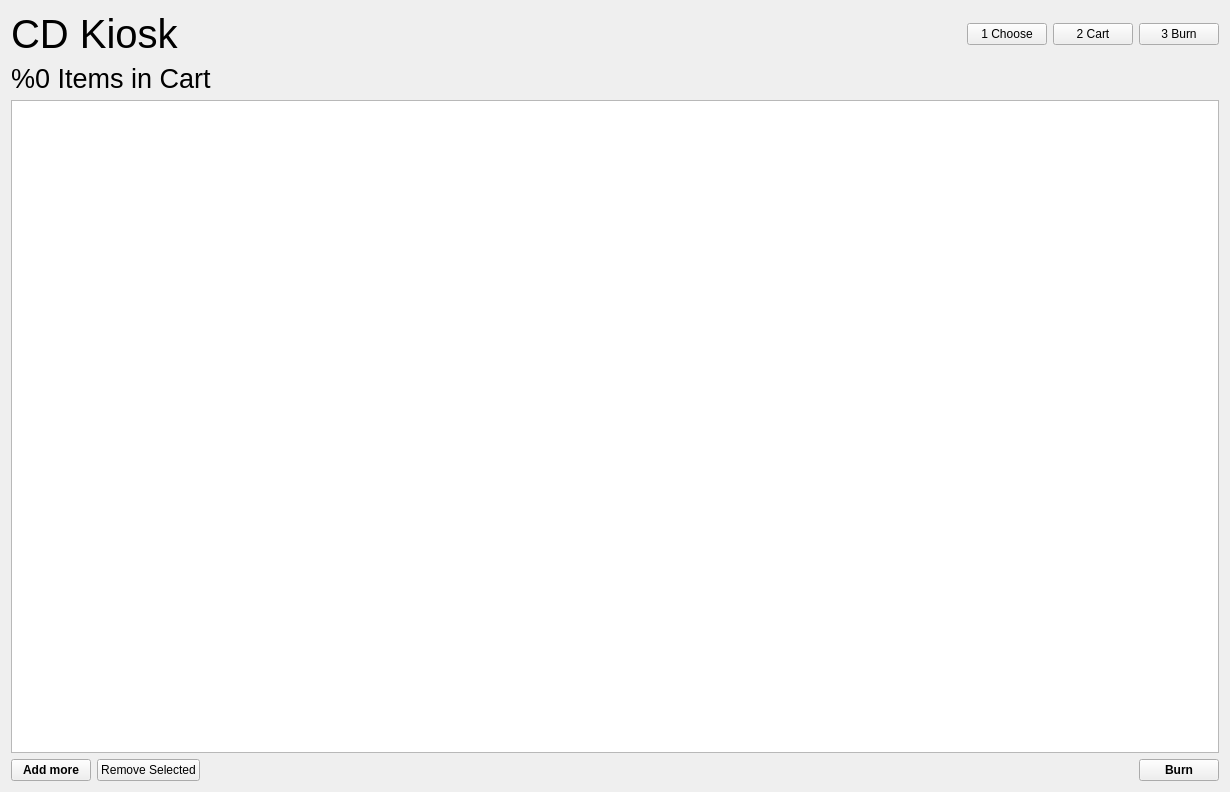
<?xml version="1.0" encoding="UTF-8"?>
<ui version="4.0">
 <class>MainWindow</class>
 <widget class="QMainWindow" name="MainWindow">
  <property name="geometry">
   <rect>
    <x>0</x>
    <y>0</y>
    <width>1230</width>
    <height>792</height>
   </rect>
  </property>
  <property name="windowTitle">
   <string>CD Kiosk</string>
  </property>
  <widget class="QWidget" name="centralWidget">
   <layout class="QVBoxLayout" name="verticalLayout">
    <item>
     <layout class="QHBoxLayout" name="horizontalLayout">
      <item>
       <widget class="QLabel" name="labelGlobalTitle">
        <property name="styleSheet">
         <string notr="true">font-size: 30pt;</string>
        </property>
        <property name="text">
         <string>CD Kiosk</string>
        </property>
       </widget>
      </item>
      <item>
       <spacer name="horizontalSpacer">
        <property name="orientation">
         <enum>Qt::Horizontal</enum>
        </property>
        <property name="sizeHint" stdset="0">
         <size>
          <width>40</width>
          <height>20</height>
         </size>
        </property>
       </spacer>
      </item>
      <item>
       <widget class="QPushButton" name="push1Choose">
        <property name="styleSheet">
         <string notr="true">f</string>
        </property>
        <property name="text">
         <string>1 Choose</string>
        </property>
       </widget>
      </item>
      <item>
       <widget class="QPushButton" name="push2Cart">
        <property name="styleSheet">
         <string notr="true">f</string>
        </property>
        <property name="text">
         <string>2 Cart</string>
        </property>
       </widget>
      </item>
      <item>
       <widget class="QPushButton" name="push3Burn">
        <property name="styleSheet">
         <string notr="true">f</string>
        </property>
        <property name="text">
         <string>3 Burn</string>
        </property>
       </widget>
      </item>
     </layout>
    </item>
    <item>
     <widget class="QStackedWidget" name="centralStack">
      <property name="lineWidth">
       <number>0</number>
      </property>
      <property name="currentIndex">
       <number>1</number>
      </property>
      <widget class="QWidget" name="choose">
       <layout class="QVBoxLayout" name="verticalLayout_7">
        <property name="spacing">
         <number>-1</number>
        </property>
        <property name="margin">
         <number>0</number>
        </property>
        <item>
         <layout class="QHBoxLayout" name="horizontalLayout_3" stretch="1,1,1,3">
          <item>
           <layout class="QVBoxLayout" name="verticalLayout_2">
            <item>
             <widget class="QLabel" name="label">
              <property name="text">
               <string>Months</string>
              </property>
             </widget>
            </item>
            <item>
             <widget class="QListWidget" name="listMonths"/>
            </item>
           </layout>
          </item>
          <item>
           <layout class="QVBoxLayout" name="verticalLayout_3">
            <item>
             <widget class="QLabel" name="label_2">
              <property name="text">
               <string>Persons</string>
              </property>
             </widget>
            </item>
            <item>
             <widget class="QListWidget" name="listPersons"/>
            </item>
           </layout>
          </item>
          <item>
           <layout class="QVBoxLayout" name="verticalLayout_4">
            <item>
             <widget class="QLabel" name="label_3">
              <property name="text">
               <string>Compilations</string>
              </property>
             </widget>
            </item>
            <item>
             <widget class="QListWidget" name="listCompilations"/>
            </item>
           </layout>
          </item>
          <item>
           <layout class="QVBoxLayout" name="verticalLayout_5">
            <item>
             <widget class="QLabel" name="label_4">
              <property name="text">
               <string>Speeches</string>
              </property>
             </widget>
            </item>
            <item>
             <widget class="QListWidget" name="listSpeeches"/>
            </item>
           </layout>
          </item>
         </layout>
        </item>
        <item>
         <layout class="QHBoxLayout" name="horizontalLayout_2">
          <item>
           <spacer name="horizontalSpacer_2">
            <property name="orientation">
             <enum>Qt::Horizontal</enum>
            </property>
            <property name="sizeHint" stdset="0">
             <size>
              <width>40</width>
              <height>20</height>
             </size>
            </property>
           </spacer>
          </item>
          <item>
           <widget class="QLabel" name="labelAmount">
            <property name="text">
             <string>%0 Pcs.</string>
            </property>
           </widget>
          </item>
          <item>
           <widget class="QToolButton" name="toolAddAmount">
            <property name="text">
             <string>+</string>
            </property>
            <property name="icon">
             <iconset resource="res.qrc">
              <normaloff>:/gui/icons/add.png</normaloff>:/gui/icons/add.png</iconset>
            </property>
           </widget>
          </item>
          <item>
           <widget class="QToolButton" name="toolRemoveAmount">
            <property name="text">
             <string>-</string>
            </property>
            <property name="icon">
             <iconset resource="res.qrc">
              <normaloff>:/gui/icons/remove.png</normaloff>:/gui/icons/remove.png</iconset>
            </property>
           </widget>
          </item>
          <item>
           <spacer name="horizontalSpacer_4">
            <property name="orientation">
             <enum>Qt::Horizontal</enum>
            </property>
            <property name="sizeType">
             <enum>QSizePolicy::Fixed</enum>
            </property>
            <property name="sizeHint" stdset="0">
             <size>
              <width>40</width>
              <height>20</height>
             </size>
            </property>
           </spacer>
          </item>
          <item>
           <widget class="QCheckBox" name="checkMP3">
            <property name="text">
             <string>MP3</string>
            </property>
            <property name="checkable">
             <bool>true</bool>
            </property>
           </widget>
          </item>
          <item>
           <widget class="QPushButton" name="pushAddToCart">
            <property name="text">
             <string>Add to Cart</string>
            </property>
           </widget>
          </item>
          <item>
           <widget class="QPushButton" name="pushProceedToReview">
            <property name="styleSheet">
             <string notr="true">font-weight: 800;</string>
            </property>
            <property name="text">
             <string>Proceed</string>
            </property>
           </widget>
          </item>
         </layout>
        </item>
       </layout>
      </widget>
      <widget class="QWidget" name="review">
       <layout class="QVBoxLayout" name="verticalLayout_8">
        <property name="margin">
         <number>0</number>
        </property>
        <item>
         <widget class="QLabel" name="label_5">
          <property name="styleSheet">
           <string notr="true">font-size: 20pt;</string>
          </property>
          <property name="text">
           <string>%0 Items in Cart</string>
          </property>
         </widget>
        </item>
        <item>
         <widget class="QTreeWidget" name="listCart">
          <attribute name="headerVisible">
           <bool>false</bool>
          </attribute>
          <column>
           <property name="text">
            <string notr="true">1</string>
           </property>
          </column>
         </widget>
        </item>
        <item>
         <layout class="QHBoxLayout" name="horizontalLayout_4">
          <item>
           <widget class="QPushButton" name="pushBackToChoose">
            <property name="styleSheet">
             <string notr="true">font-weight: 800;</string>
            </property>
            <property name="text">
             <string>Add more</string>
            </property>
            <property name="icon">
             <iconset resource="res.qrc">
              <normaloff>:/gui/icons/add.png</normaloff>:/gui/icons/add.png</iconset>
            </property>
           </widget>
          </item>
          <item>
           <widget class="QPushButton" name="pushRemoveFromCart">
            <property name="text">
             <string>Remove Selected</string>
            </property>
            <property name="icon">
             <iconset resource="res.qrc">
              <normaloff>:/gui/icons/remove.png</normaloff>:/gui/icons/remove.png</iconset>
            </property>
           </widget>
          </item>
          <item>
           <spacer name="horizontalSpacer_3">
            <property name="orientation">
             <enum>Qt::Horizontal</enum>
            </property>
            <property name="sizeHint" stdset="0">
             <size>
              <width>40</width>
              <height>20</height>
             </size>
            </property>
           </spacer>
          </item>
          <item>
           <widget class="QPushButton" name="pushProceedToBurn">
            <property name="styleSheet">
             <string notr="true">font-weight: 800;</string>
            </property>
            <property name="text">
             <string>Burn</string>
            </property>
            <property name="icon">
             <iconset resource="res.qrc">
              <normaloff>:/gui/icons/burn.png</normaloff>:/gui/icons/burn.png</iconset>
            </property>
           </widget>
          </item>
         </layout>
        </item>
       </layout>
      </widget>
      <widget class="QWidget" name="burn">
       <layout class="QVBoxLayout" name="verticalLayout_6"/>
      </widget>
     </widget>
    </item>
   </layout>
  </widget>
 </widget>
 <layoutdefault spacing="6" margin="11"/>
 <resources>
  <include location="res.qrc"/>
 </resources>
 <connections>
  <connection>
   <sender>push1Choose</sender>
   <signal>clicked()</signal>
   <receiver>MainWindow</receiver>
   <slot>showChoosePage()</slot>
   <hints>
    <hint type="sourcelabel">
     <x>963</x>
     <y>31</y>
    </hint>
    <hint type="destinationlabel">
     <x>787</x>
     <y>5</y>
    </hint>
   </hints>
  </connection>
  <connection>
   <sender>push2Cart</sender>
   <signal>clicked()</signal>
   <receiver>MainWindow</receiver>
   <slot>showCartPage()</slot>
   <hints>
    <hint type="sourcelabel">
     <x>1085</x>
     <y>37</y>
    </hint>
    <hint type="destinationlabel">
     <x>1004</x>
     <y>3</y>
    </hint>
   </hints>
  </connection>
  <connection>
   <sender>push3Burn</sender>
   <signal>clicked()</signal>
   <receiver>MainWindow</receiver>
   <slot>showBurnPage()</slot>
   <hints>
    <hint type="sourcelabel">
     <x>1170</x>
     <y>23</y>
    </hint>
    <hint type="destinationlabel">
     <x>1110</x>
     <y>6</y>
    </hint>
   </hints>
  </connection>
  <connection>
   <sender>pushProceedToBurn</sender>
   <signal>clicked()</signal>
   <receiver>MainWindow</receiver>
   <slot>showBurnPage()</slot>
   <hints>
    <hint type="sourcelabel">
     <x>111</x>
     <y>99</y>
    </hint>
    <hint type="destinationlabel">
     <x>889</x>
     <y>29</y>
    </hint>
   </hints>
  </connection>
  <connection>
   <sender>pushBackToChoose</sender>
   <signal>clicked()</signal>
   <receiver>MainWindow</receiver>
   <slot>showChoosePage()</slot>
   <hints>
    <hint type="sourcelabel">
     <x>86</x>
     <y>99</y>
    </hint>
    <hint type="destinationlabel">
     <x>657</x>
     <y>21</y>
    </hint>
   </hints>
  </connection>
  <connection>
   <sender>pushProceedToReview</sender>
   <signal>clicked()</signal>
   <receiver>MainWindow</receiver>
   <slot>showCartPage()</slot>
   <hints>
    <hint type="sourcelabel">
     <x>1165</x>
     <y>756</y>
    </hint>
    <hint type="destinationlabel">
     <x>803</x>
     <y>42</y>
    </hint>
   </hints>
  </connection>
  <connection>
   <sender>listMonths</sender>
   <signal>currentRowChanged(int)</signal>
   <receiver>MainWindow</receiver>
   <slot>updateSpeechList()</slot>
   <hints>
    <hint type="sourcelabel">
     <x>112</x>
     <y>360</y>
    </hint>
    <hint type="destinationlabel">
     <x>65</x>
     <y>783</y>
    </hint>
   </hints>
  </connection>
  <connection>
   <sender>listPersons</sender>
   <signal>currentRowChanged(int)</signal>
   <receiver>MainWindow</receiver>
   <slot>updateSpeechList()</slot>
   <hints>
    <hint type="sourcelabel">
     <x>305</x>
     <y>657</y>
    </hint>
    <hint type="destinationlabel">
     <x>182</x>
     <y>784</y>
    </hint>
   </hints>
  </connection>
  <connection>
   <sender>listCompilations</sender>
   <signal>currentRowChanged(int)</signal>
   <receiver>MainWindow</receiver>
   <slot>updateSpeechList()</slot>
   <hints>
    <hint type="sourcelabel">
     <x>531</x>
     <y>638</y>
    </hint>
    <hint type="destinationlabel">
     <x>354</x>
     <y>786</y>
    </hint>
   </hints>
  </connection>
 </connections>
 <slots>
  <slot>showChoosePage()</slot>
  <slot>showCartPage()</slot>
  <slot>showBurnPage()</slot>
  <slot>updateChooseLists()</slot>
  <slot>updateSpeechList()</slot>
 </slots>
</ui>
